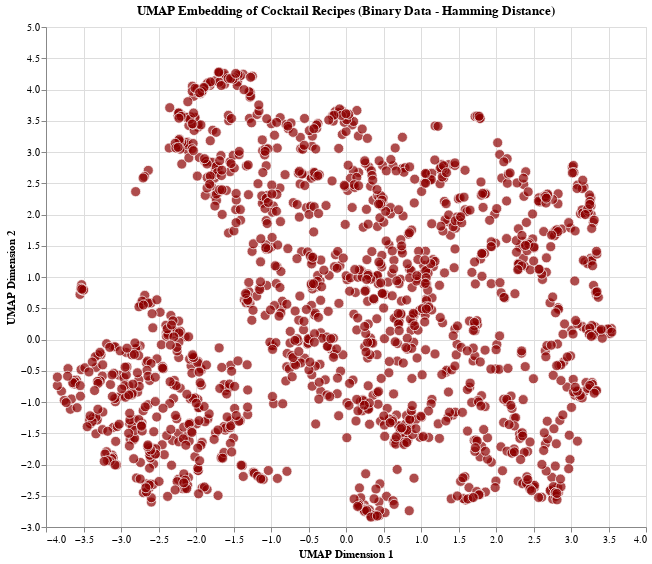

The code cell stored with this chart in its notebook:
### Code cell
distance_matrix_hamming = pairwise_distances(df_bool_collapsed.astype(int), metric='hamming')

# Create UMAP embedding using precomputed Hamming distances
reducer_bool: umap.UMAP = umap.UMAP(
    n_neighbors=15, 
    n_components=2, 
    metric='precomputed', 
    random_state=42
)
embedding_bool: np.ndarray = reducer_bool.fit_transform(distance_matrix_hamming)

# Create embedding DataFrame
embedding_bool_df: pd.DataFrame = pd.DataFrame(
    embedding_bool,
    columns=['UMAP1', 'UMAP2'],
    index=df_bool_collapsed.index
)
embedding_bool_df['name'] = embedding_bool_df.index

# Add ingredient list for each cocktail
def get_boolean_recipe_string(cocktail_name: str) -> str:
    """Get the ingredients as a formatted string for a given cocktail."""
    recipe = df_bool_collapsed.loc[cocktail_name, :]
    ingredients = recipe[recipe == True]
    
    if len(ingredients) == 0:
        return "No ingredients found"
    
    # Format ingredients
    ingredient_names = []
    for ingredient in ingredients.index:
        # Handle multi-level column names if they exist
        if isinstance(ingredient, tuple):
            ingredient_name = ' - '.join(str(part) for part in ingredient)
        else:
            ingredient_name = str(ingredient)
        ingredient_names.append(ingredient_name)
    
    return " | ".join(ingredient_names)

# Add ingredient strings to the embedding dataframe
embedding_bool_df['ingredients'] = embedding_bool_df['name'].apply(get_boolean_recipe_string)

# Create the Altair chart for boolean data
chart_bool: alt.Chart = alt.Chart(embedding_bool_df.reset_index()).mark_circle(
    size=100, 
    opacity=0.7
).encode(
    x=alt.X('UMAP1:Q', title='UMAP Dimension 1'),
    y=alt.Y('UMAP2:Q', title='UMAP Dimension 2'),
    tooltip=['name:N', 'ingredients:N'],
    color=alt.value('darkred'),
    stroke=alt.value('white'),
    strokeWidth=alt.value(1)
).properties(
    width=600,
    height=500,
    title='UMAP Embedding of Cocktail Recipes (Binary Data - Hamming Distance)'
).interactive()

chart_bool.show()

### Figure 1 — Vega-Lite specification as saved in the notebook (floating-point values rounded to 4 significant figures; data arrays with more than 128 entries replaced by an {"elided": "..."} marker saying what was removed)
{"config": {"view": {"continuousWidth": 300, "continuousHeight": 300}}, "data": {"name": "data-9df1e9416801d5977e2a22db42864cee"}, "mark": {"type": "circle", "opacity": 0.7, "size": 100}, "encoding": {"color": {"value": "darkred"}, "stroke": {"value": "white"}, "strokeWidth": {"value": 1}, "tooltip": [{"field": "name", "type": "nominal"}, {"field": "ingredients", "type": "nominal"}], "x": {"field": "UMAP1", "title": "UMAP Dimension 1", "type": "quantitative"}, "y": {"field": "UMAP2", "title": "UMAP Dimension 2", "type": "quantitative"}}, "height": 500, "params": [{"name": "param_6", "select": {"type": "interval", "encodings": ["x", "y"]}, "bind": "scales"}], "title": "UMAP Embedding of Cocktail Recipes (Binary Data - Hamming Distance)", "width": 600, "$schema": "https://vega.github.io/schema/vega-lite/v5.20.1.json", "datasets": {"data-9df1e9416801d5977e2a22db42864cee": {"elided": "1517 records"}}}
